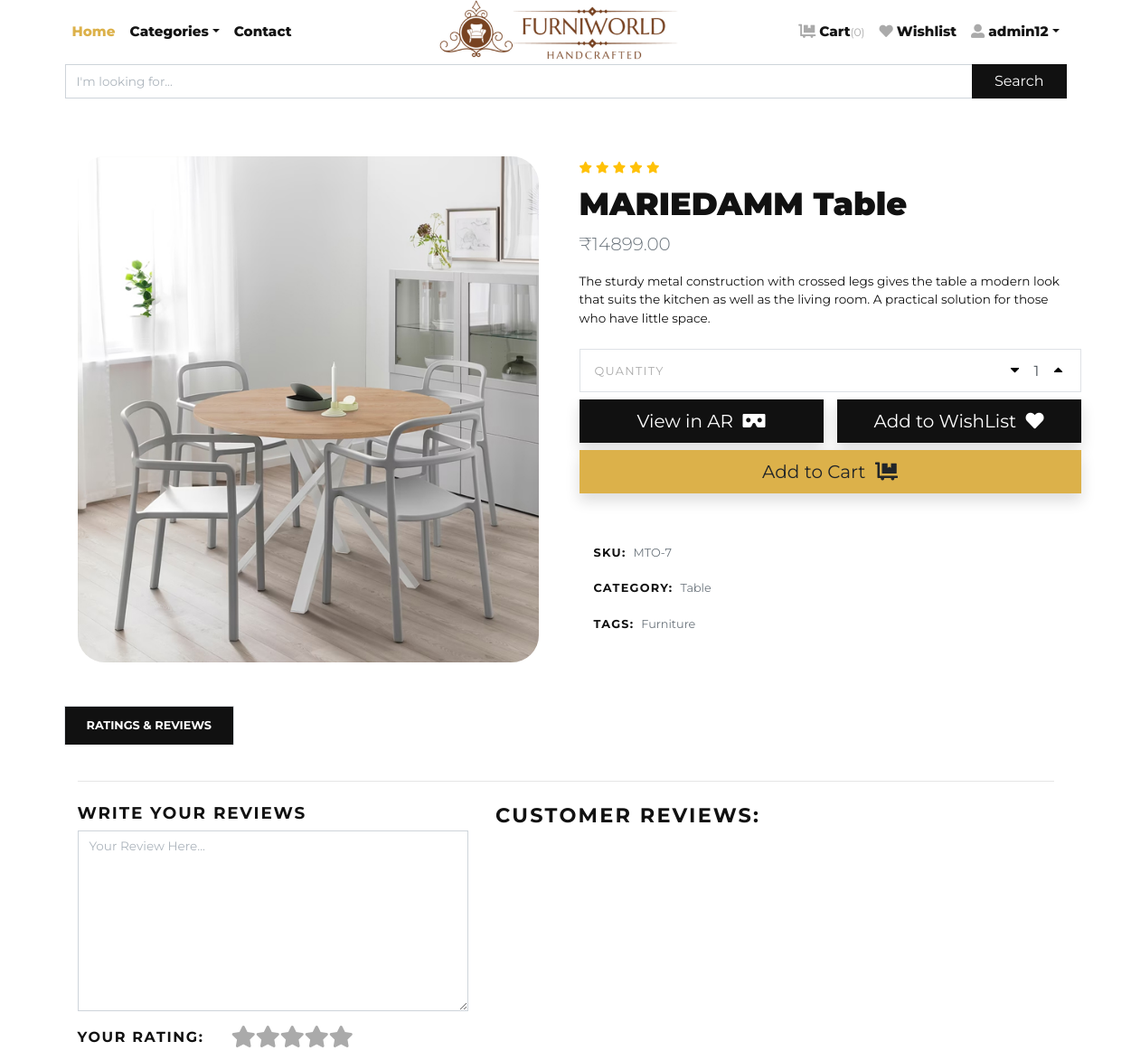
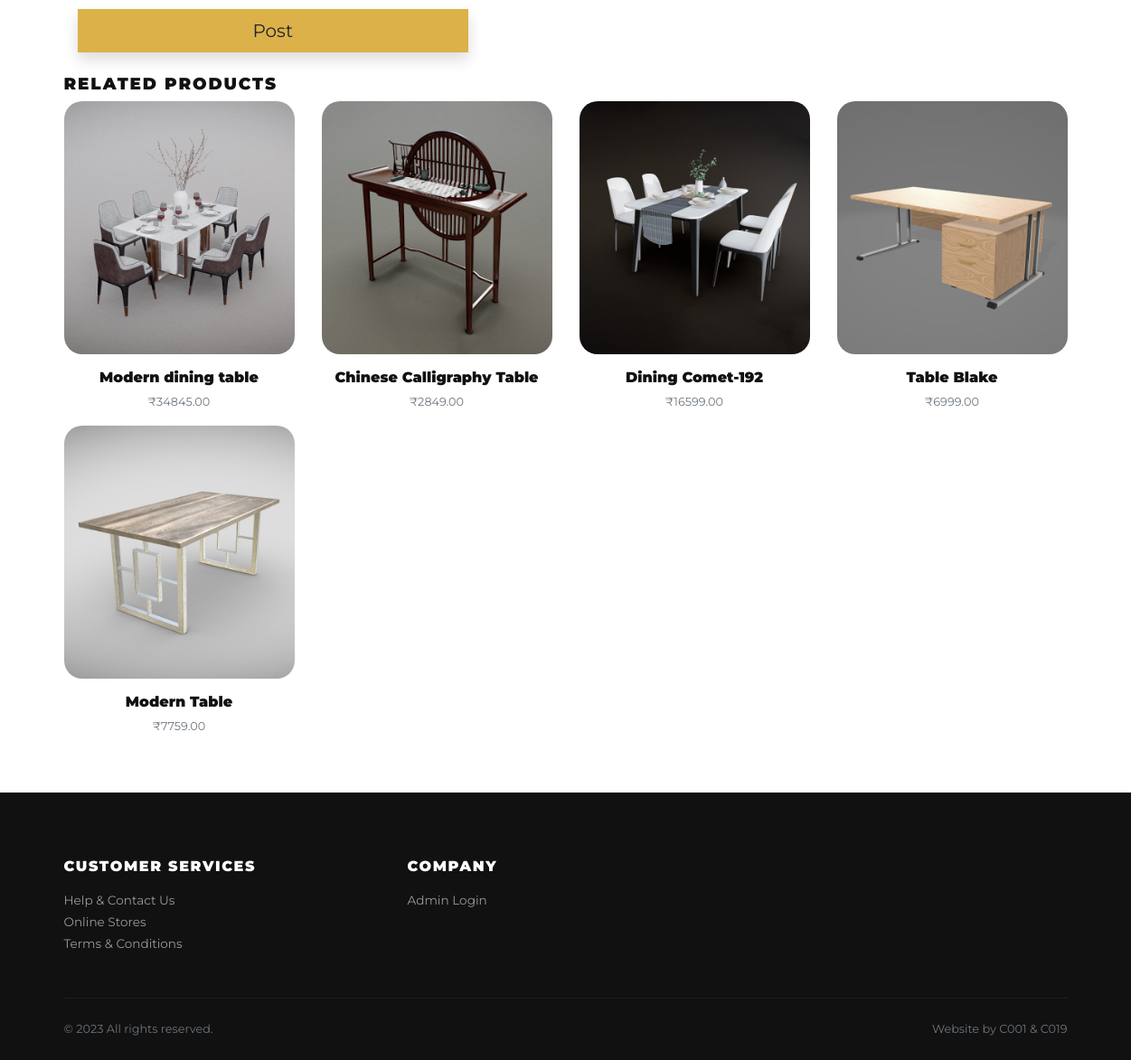
Page /product/mariedamm-table/ (signed in) on the committed database (2 pictures, top to bottom).
### store/models.py (models this page shows, shortened)
class Product(models.Model):
    title = models.CharField(max_length=150, verbose_name="Product Title")
    slug = models.SlugField(max_length=160, verbose_name="Product Slug")
    sku = models.CharField(max_length=255, unique=True, verbose_name="Unique Product ID (SKU)")
    short_description = models.TextField(verbose_name="Short Description")
    detail_description = models.TextField(blank=True, null=True, verbose_name="Detail Description")
    product_image = models.ImageField(upload_to='product', blank=True, null=True, verbose_name="Product Image")
    price = models.DecimalField(max_digits=8, decimal_places=2)
    category = models.ForeignKey(Category, verbose_name="Product Categoy", on_delete=models.CASCADE)
    is_active = models.BooleanField(verbose_name="Is Active?")
    is_featured = models.BooleanField(verbose_name="Is Featured?")
    created_at = models.DateTimeField(auto_now_add=True, verbose_name="Created Date")
    updated_at = models.DateTimeField(auto_now=True, verbose_name="Updated Date")
    t_model= models.FileField(upload_to='3dfile', max_length=200, blank=True, null=True, verbose_name="3D File")
    class Meta:
        verbose_name_plural = 'Products'
        ordering = ('-created_at', )

class Category(models.Model):
    title = models.CharField(max_length=50, verbose_name="Category Title")
    slug = models.SlugField(max_length=55, verbose_name="Category Slug")
    description = models.TextField(blank=True, verbose_name="Category Description")
    category_image = models.ImageField(upload_to='category', blank=True, null=True, verbose_name="Category Image")
    is_active = models.BooleanField(verbose_name="Is Active?")
    is_featured = models.BooleanField(verbose_name="Is Featured?")
    created_at = models.DateTimeField(auto_now_add=True, verbose_name="Created Date")
    updated_at = models.DateTimeField(auto_now=True, verbose_name="Updated Date")
    class Meta:
        verbose_name_plural = 'Categories'
        ordering = ('-created_at', )
    def __str__(self):
        return self.title

### store/views.py (the view)
# urls.py: path('product/<slug:slug>/', views.detail, name="product-detail"),
@login_required
def detail(request, slug):
    product = get_object_or_404(Product, slug=slug)
    related_products = Product.objects.exclude(id=product.id).filter(is_active=True, category=product.category)
    reviews = Review.objects.filter(product=product)
    context = {
        'product': product,
        'related_products': related_products,
        'review': reviews
    }
    return render(request, 'store/detail.html', context)

### templates/store/detail.html (shortened to what this page needs)
{% extends 'base.html' %}
{% load static %}
{% block content %}
<section class="py-5">
  <div class="container">
    <div class="row mb-5">
      <div class="col-lg-6">
        <div class="row m-sm-0">
          <div class="col-sm-12 order-1 order-sm-2">
            <div class="owl-carousel product-slider" data-slider-id="1">
              {% if product.product_image %}
              <a class="d-block" href="{{product.product_image.url}}" data-lightbox="product" title="{{product.title}}"><img class="img-fluid" src="{{product.product_image.url}}" alt="{{product.title}}" style="border-radius: 30px;"></a>
              {% else %}
              <a class="d-block" href="{% static 'img/product-detail-1.jpg' %}" data-lightbox="product" title="{{product.title}}"><img class="img-fluid" src="{% static 'img/product-detail-1.jpg' %}" alt="{{product.title}}"></a>
              {% endif %}
            </div>
          </div>
        </div>
      </div>
      <div class="col-lg-6">
        <ul class="list-inline mb-2">
          <li class="list-inline-item m-0"><i class="fas fa-star small text-warning"></i></li>
          <li class="list-inline-item m-0"><i class="fas fa-star small text-warning"></i></li>
          <li class="list-inline-item m-0"><i class="fas fa-star small text-warning"></i></li>
          <li class="list-inline-item m-0"><i class="fas fa-star small text-warning"></i></li>
          <li class="list-inline-item m-0"><i class="fas fa-star small text-warning"></i></li>
        </ul>
        <h1>{{product.title}}</h1>
        <p class="text-muted lead">₹{{product.price}}</p>
        <p class="text-small mb-4">{{product.short_description}}</p>
        <div class="row align-items-stretch mb-4">
          <div class="col-sm-12 pr-sm-0">
            <div class="border d-flex align-items-center justify-content-between py-1 px-3 bg-white border-white">
              <span class="small text-uppercase text-gray mr-4 no-select">Quantity</span>
              <div class="quantity">
                <button class="dec-btn p-0"><i class="fas fa-caret-down"></i></button>
                <input name="quantity" class="form-control border-0 shadow-0 p-0" type="text" value="1">
                <button class="inc-btn p-0"><i class="fas fa-caret-up"></i></button>
              </div>
            </div>
          </div>
          <div class="col-sm-6 pr-sm-0 mt-2 ">
            <form action="{% url 'store:ar_view' %}">
              <button type="submit" class="btn btn-dark btn-lg btn-block h-100 d-flex align-items-center justify-content-center px-0 btn-lg shadow">View in AR &nbsp;<i class="fas fa-vr-cardboard"></i></button>
            </form>
          </div>
          <div class="col-sm-6 pr-sm-0 mt-2">
            <form action="{% url 'store:add-to-wishlist' %}">
              <button type="submit" class="btn btn-dark btn-lg btn-block h-100 d-flex align-items-center justify-content-center px-0 btn-lg shadow">Add to WishList &nbsp;<i class="fas fa-heart"></i></button>
            </form>
          </div>
          <div class="col-sm-12 pr-sm-0 mt-2">
            <form action="{% url 'store:add-to-cart' %}">
              <button type="submit" class="btn btn-primary btn-lg btn-block h-100 d-flex align-items-center justify-content-center px-0 btn-lg shadow">Add to Cart &nbsp;<i class="fas fa-dolly-flatbed"></i></button>
            </form>
          </div>
        </div>
        <br>
        <ul class="list-unstyled small d-inline-block">
          <li class="px-3 py-2 mb-1 bg-white"><strong class="text-uppercase">SKU:</strong><span class="ml-2 text-muted">{{product.sku}}</span></li>
          <li class="px-3 py-2 mb-1 bg-white text-muted"><strong class="text-uppercase text-dark">Category:</strong><a class="reset-anchor ml-2" href="{% url 'store:category-products' product.category.slug %}">{{product.category}}</a></li>
          <li class="px-3 py-2 mb-1 bg-white text-muted"><strong class="text-uppercase text-dark">Tags:</strong><a class="reset-anchor ml-2" href="#">Furniture</a></li>
        </ul>
      </div>
    </div>
    <ul class="nav nav-tabs border-0" id="myTab" role="tablist">
      <li class="nav-item"><a class="nav-link active" id="reviews-tab" data-toggle="tab" href="#reviews" role="tab" aria-controls="reviews" aria-selected="true">Ratings & Reviews</a></li>
    </ul>
    <br>
    <div class="container mt-3">
      <hr class="mt-0 pt-0">
      <div class="row">
        <div class="col-sm-5 mt-2">
          <h5 class="text-uppercase font-weight-bold">Write your Reviews</h5>
          <form class="review-form" method="post" action="{% url 'store:review-rate' %}">
            <div class="form-group">
              <textarea class="form-control input" name="comment" placeholder="Your Review Here..." style="height: 200px;"></textarea>
            </div>
            <div class="form-group">
              <p class="text-uppercase font-weight-bold">Your Rating:</p>
              <div class="rating-wrapper col-sm-5">
                <input class="fas fa-star" id="star-1" name="rate" type="radio" value="5" /><label for="star-1" class="fas fa-star"></label>
                <input class="fas fa-star" id="star-2" name="rate" type="radio" value="4" /><label for="star-2" class="fas fa-star"></label>
                <input class="fas fa-star" id="star-3" name="rate" type="radio" value="3" /><label for="star-3" class="fas fa-star"></label>
                <input class="fas fa-star" id="star-4" name="rate" type="radio" value="2" /><label for="star-4" class="fas fa-star"></label>
                <input class="fas fa-star" id="star-5" name="rate" type="radio" value="1" /><label for="star-5" class="fas fa-star"></label>
              </div>
            </div>
            <button class="btn btn-primary btn-lg btn-block h-100 d-flex align-items-center justify-content-center px-0 btn-lg shadow" type="submit">Post</button>
          </form>
        </div>
        <div class="col-sm-7 mt-2">
          <h4 class="text-uppercase font-weight-bold">Customer Reviews:</h4>
        </div>
      </div>
    </div>
    <div>
      <h2 class="h5 text-uppercase mt-4">Related products</h2>
    <div class="row">
      {% if related_products %}
      {% for rp in related_products %}
      <div class="col-xl-3 col-lg-4 col-sm-6">
        <div class="product text-center">
          <div class="mb-3 position-relative">
            <a class="d-block" href="{% url 'store:product-detail' rp.slug %}">
              {% if rp.product_image %}
                <img style="border-radius: 20px;" class="img-fluid w-100" src="{{rp.product_image.url}}" alt="{{rp.title}}">
              {% else %}
                <img style="border-radius: 20px;" class="img-fluid w-100" src="{% static 'img/product-1.jpg' %}" alt="{{rp.title}}">
              {% endif %}
            </a>
          </div>
          <h6> <a class="reset-anchor" href="{% url 'store:product-detail' rp.slug %}">{{rp.title}}</a></h6>
          <p class="small text-muted">₹{{rp.price}}</p>
        </div>
      </div>
      {% endfor %}
      {% endif %}
    </div>
    </div>
  </div>
</section>
{% endblock content %}

### templates/navbar.html (shortened to what this page needs)
{% load static %}
      <header class="header bg-white">
        <div class="container px-0 px-lg-3">
          <nav class="navbar navbar-expand-lg navbar-light py-3 px-lg-0"><a class="navbar-brand" href="{% url 'store:home' %}"><img src="{% static 'img/furniworld-2.png' %}" alt="FurniWorld" style="height: 85px;" class="logo-img"></a>
            <div class="collapse navbar-collapse" id="navbarSupportedContent">
              <ul class="navbar-nav mr-auto">
                <li class="nav-item">
                  <a class="nav-link active" href="{% url 'store:home' %}">Home</a>
                </li>
                <li class="nav-item dropdown"><a class="nav-link dropdown-toggle" id="pagesDropdown" href="#" data-toggle="dropdown" aria-haspopup="true" aria-expanded="false">Categories</a>
                </li>
                <li class="nav-item">
                  <a class="nav-link" href="{% url 'store:query' %}">Contact</a>
                </li>
              </ul>
              <ul class="navbar-nav ml-auto">
                {% if request.user.is_authenticated %}
                <li class="nav-item"><a class="nav-link" href="{% url 'store:cart' %}"> <i class="fas fa-dolly-flatbed mr-1 text-gray"></i>Cart<small class="text-gray">({{cart_items.count}})</small></a></li>
                <li class="nav-item"><a class="nav-link" href="{% url 'store:wishlist' %}"> <i class="far fa fa-heart mr-1 text-gray"></i>Wishlist</a></li>
                  <li class="nav-item dropdown"><a class="nav-link dropdown-toggle" id="pagesDropdown" href="#" data-toggle="dropdown" aria-haspopup="true" aria-expanded="false"><i class="fas fa-user-alt mr-1 text-gray"></i>{{ user }}</a></a>
                </li>
                {% else %}
                  <li class="nav-item"><a class="nav-link" href="{% url 'store:login' %}">Login</a></li>
                  <li class="nav-item"><a class="nav-link" href="{% url 'store:register' %}">Create Account</a></li>
                {% endif %}
              </ul>
            </div>
          </nav>
          <form action="/search">
            <div class="input-group mb-3">
              <input name="q" type="text" class="form-control" placeholder="I'm looking for..." required>
              <div class="input-group-append">
                <button class="btn btn-dark btn-block" type="submit" id="button-addon2">Search</button>
              </div>
            </div>
          </form>
        </div>
      </header>

### rows in the picture
Product: product_image (picture), title "MARIEDAMM Table", price "14899.00", short_description "The sturdy metal construction with crossed legs gives the table a modern look that suits the kitchen as well as the living room. A practical solution for those who have little space.", sku "MTO-7", category "Table"
Product: product_image (picture), title "Modern dining table", price "34845.00"
Product: product_image (picture), title "Chinese Calligraphy Table", price "2849.00"
Product: product_image (picture), title "Dining Comet-192", price "16599.00"
Product: product_image (picture), title "Table Blake", price "6999.00"
Product: product_image (picture), title "Modern Table", price "7759.00"

### other values in the picture
{{ cart_items.count }} "0"
{{ user }} "admin12"
